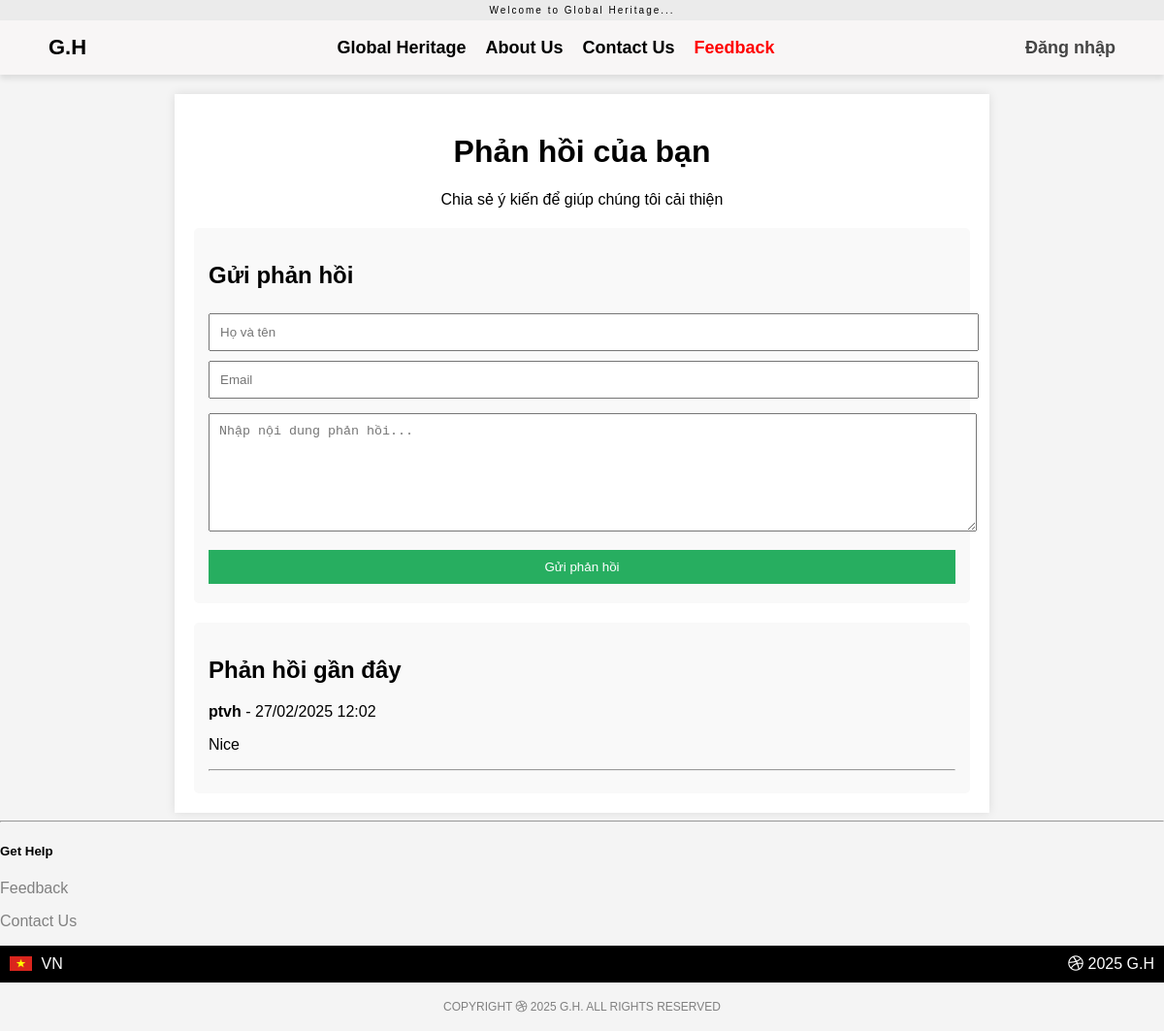
The app's page /pages/feedback.php, older data.
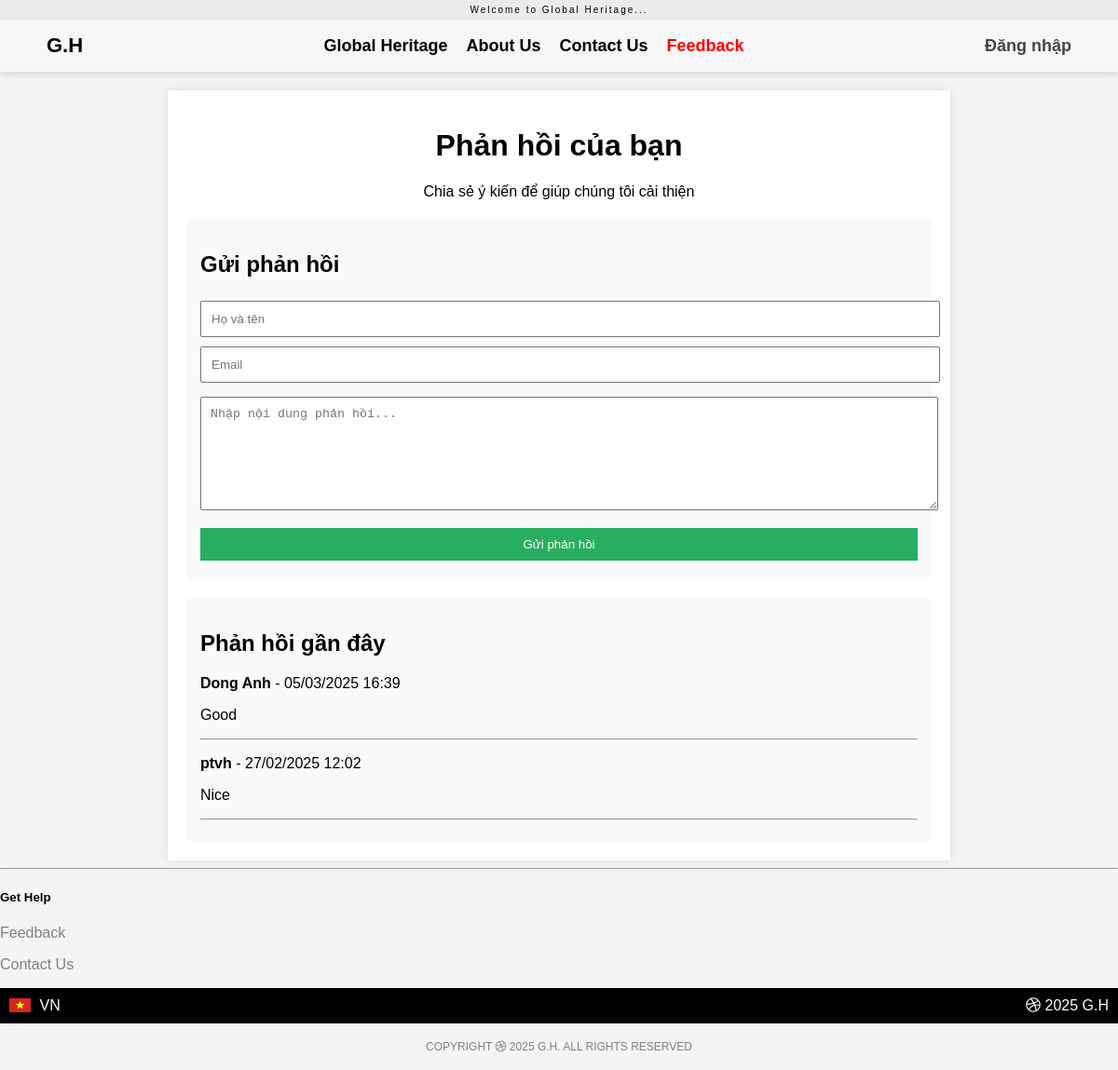
The same page, newer data.
### tables this page shows
CREATE TABLE `feedback` (
  `id` int(11) NOT NULL,
  `name` varchar(100) NOT NULL,
  `email` varchar(150) NOT NULL,
  `message` text NOT NULL,
  `created_at` timestamp NOT NULL DEFAULT current_timestamp()
);

### pages/feedback.php (the view, shortened to what this page needs)
<?php
include '../includes/db.php';
$feedbacks = $conn->query("SELECT * FROM feedback ORDER BY created_at DESC");
?>
<!DOCTYPE html>
<html lang="vi">
<head>
    <link rel="stylesheet" href="../assets/style.css">
</head>
<body>
    <?php include("../includes/header.php"); ?>
    <div class="container">
        <h1>Phản hồi của bạn</h1>
        <p>Chia sẻ ý kiến để giúp chúng tôi cải thiện</p>
        <div class="feedback-form">
            <h2>Gửi phản hồi</h2>
            <form method="POST">
                <input type="text" name="name" placeholder="Họ và tên" required>
                <input type="email" name="email" placeholder="Email" required>
                <textarea name="message" placeholder="Nhập nội dung phản hồi..." required></textarea>
                <button type="submit">Gửi phản hồi</button>
            </form>
        </div>
        <div class="feedback-list">
            <h2>Phản hồi gần đây</h2>
            <?php while ($row = $feedbacks->fetch_assoc()): ?>
                <div class="feedback-item">
                    <p><strong><?php echo htmlspecialchars($row["name"]); ?></strong> - <?php echo date("d/m/Y H:i", strtotime($row["created_at"])); ?></p>
                    <p><?php echo nl2br(htmlspecialchars($row["message"])); ?></p>
                    <hr>
                </div>
            <?php endwhile; ?>
        </div>
    </div>
    <?php include("../includes/footer.php"); ?>

### includes/header.php (shortened to what this page needs)
<!DOCTYPE html>
<html lang="en">
<head>
    <link
        rel="stylesheet"
        href="https://cdnjs.cloudflare.com/ajax/libs/font-awesome/6.6.0/css/all.min.css" />
</head>
<body>
    <div class="header">Welcome to Global Heritage...</div>
    <div class="menu">
        <div class="box1"><a href="../index.php">G.H</a></div>
        <div class="box2">
            <ul>
                <li><a href="gh.php">Global Heritage</a></li>
                <li><a href="about.php">About Us</a></li>
                <li><a href="contact.php">Contact Us</a></li>
                <li style="color: red; font-weight: bold"><a href="feedback.php">Feedback</a></li>
            </ul>
        </div>
        <div class="box3">
            <?php if (isset($_SESSION['user'])): ?>
                <div class="header__search-signin-des" id="user" onclick="">
                    <a
                        href="profile.php"
                        style="text-decoration: none; color: #444"><?php echo $_SESSION['user'];
                                                                    ?></a>
                </div>
                <div>
                    <a
                        href="logout.php"
                        style="text-decoration: none; color: #444"
                        class="header__search-signout">Đăng xuất</a>
                </div>
            <?php else: ?>
                <div class="header__search-signin-des" id="signin">
                    <a href="login.php" style="text-decoration: none; color: #444">Đăng nhập</a>
                </div>
            <?php endif; ?>
        </div>
    </div>

### includes/footer.php
<hr />
<div class="footer_1">
    <h5>Get Help</h5>
    <p><a href="feedback.php">Feedback</a></p>
    <p><a href="contact.php">Contact Us</a></p>
</div>
<div class="footer_2">
    <div class="VN">
        <img src="../assets/img/VN_Flag.webp" alt="logo" />
        <span>VN</span>
    </div>
    <div class="Conver">
        <span><i class="fa-brands fa-dribbble"></i></span>
        <span>2025 G.H</span>
    </div>
</div>
<div class="footer_3">
    <p>
        COPYRIGHT <i class="fa-brands fa-dribbble"></i> 2025 G.H. ALL RIGHTS
        RESERVED
    </p>
</div>
</body>
</html>

### pages/blog/style.css (style rules this page uses)
body { font-family: Arial, sans-serif; margin: 0; padding: 0; background-color: #f4f4f4; }
a { text-decoration: none; }
.container { max-width: 1000px; margin: auto; padding: 20px; background: white; box-shadow: 0px 0px 10px rgba(0, 0, 0, 0.1); }

### pages/feedback.php (style rules this page uses)
.container { max-width: 800px; margin: auto; padding: 20px; background: white; text-align: center; margin-top: 20px; }
.feedback-form, .feedback-list { margin-top: 20px; padding: 15px; background: #f9f9f9; border-radius: 5px; text-align: left; }
textarea { width: 100%; height: 100px; padding: 10px; margin: 10px 0; }
input, button { width: 100%; padding: 10px; margin: 5px 0; }
button { background: #27ae60; color: white; border: none; cursor: pointer; }

### includes/header.php (style rules this page uses)
body { font-family: Arial, sans-serif; margin: 0; padding: 0; background-color: #f4f4f4; }
a { text-decoration: none; color: inherit; transition: color 0.3s ease; }
ul { list-style-type: none; margin: 0; padding: 0; }
.header { background-color: #ebebeb; padding: 5px 0; text-align: center; font-size: 10px; letter-spacing: 2px; box-shadow: 0px 4px 6px rgba(0, 0, 0, 0.3); }
.menu { background-color: #f8f6f6; display: flex; justify-content: space-between; align-items: center; padding: 15px 50px; box-shadow: 0px 4px 6px rgba(0, 0, 0, 0.1); }
.menu .box1 { font-size: 22px; font-weight: bold; }
.menu .box2 ul { display: flex; gap: 20px; }
.menu .box2 ul li { font-size: 18px; font-weight: bold; cursor: pointer; transition: color 0.3s ease; }
.menu .box3 { display: flex; gap: 40px; font-size: 18px; font-weight: bold; cursor: pointer; }
.footer_1 { width: 100%; max-width: 1350px; margin-left: auto; }
.footer_1 p { color: gray; }
.footer_2 { display: flex; justify-content: space-between; align-items: center; background-color: black; color: white; padding: 10px; }
.footer_2 .VN { display: flex; align-items: center; }
.footer_2 .VN img { height: 15px; width: auto; margin-right: 10px; }
.footer_3 { color: gray; padding: 6px; font-size: 12px; text-align: center; }

Row changes from the older to the newer data that the page shows:
added feedback: name "Dong Anh", created_at "05/03/2025 16:39", message "Good"
